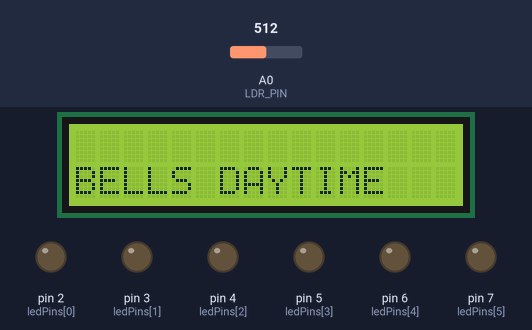
The sketch below on a simulated Arduino Uno, built with avr-gcc and run on an emulated ATmega328P. On the bench: 16×2 character LCD, output pins drawn as LEDs (lit = HIGH). The test bench sets the inputs (shaded band); at power-on: A0 (LDR_PIN) = 512.

Above: at 3.2 s.
3.3 s: A0 (LDR_PIN) set to 492
At 4.5 s:
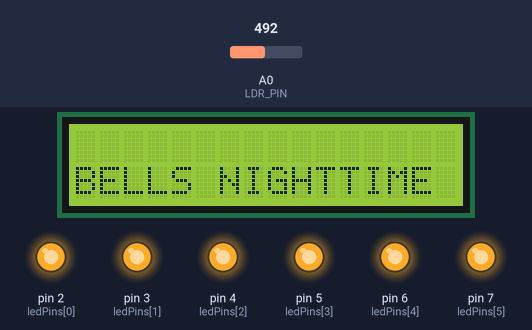
5.0 s: A0 (LDR_PIN) set to 510
At 6.0 s:
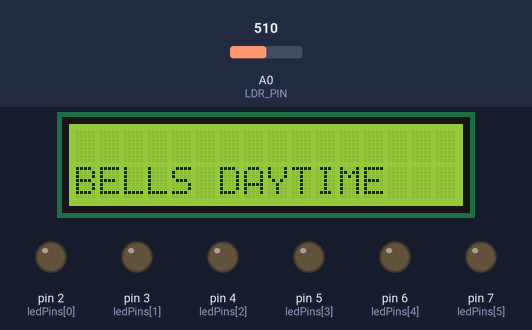
6.5 s: A0 (LDR_PIN) set to 490
At 7.4 s:
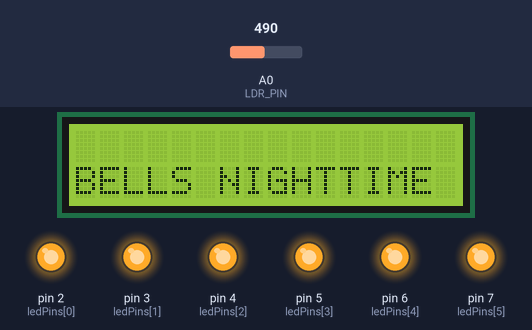
Timing chart, 0 to 9.5 s (numbered marks = the images above; inputs shaded):
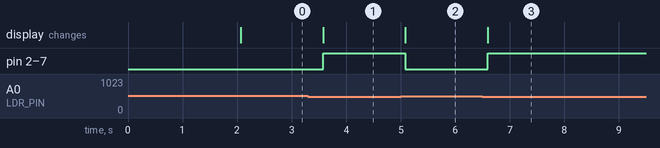

Measured:
- the behaviour switches between 500 and 499 on A0 (LDR_PIN) (found by bisection; images 0 and 1)
- after the input at 3.3 s, pin 2 (ledPins[0]), pin 3 (ledPins[1]), pin 4 (ledPins[2]), pin 5 (ledPins[3]), pin 6 (ledPins[4]), pin 7 (ledPins[5]): LOW → HIGH after 0.28 s; the display: changes after 0.28 s (image 1)
- after the input at 5.0 s, pin 2 (ledPins[0]), pin 3 (ledPins[1]), pin 4 (ledPins[2]), pin 5 (ledPins[3]), pin 6 (ledPins[4]), pin 7 (ledPins[5]): HIGH → LOW after 0.09 s; the display: changes after 0.09 s (image 2)
- after the input at 6.5 s, pin 2 (ledPins[0]), pin 3 (ledPins[1]), pin 4 (ledPins[2]), pin 5 (ledPins[3]), pin 6 (ledPins[4]), pin 7 (ledPins[5]): LOW → HIGH after 0.10 s; the display: changes after 0.10 s (image 3)

The sketch:

streetlight10.ino
```cpp
#include <LiquidCrystal.h>

// Initialize the LCD (RS, E, D4, D5, D6, D7)
LiquidCrystal lcd(13, 12, 11, 10, 9, 8);

#define LDR_PIN A0  // LDR connected to Analog Pin A0

// LED Pins
const int ledPins[] = {2, 3, 4, 5, 6, 7};  // LEDs connected to digital pins
const int ledCount = 6; // Total number of LEDs

void setup() {
    pinMode(LDR_PIN, INPUT);

    // Initialize LED pins as output
    for (int i = 0; i < ledCount; i++) {
        pinMode(ledPins[i], OUTPUT);
    }

    // Initialize LCD
    lcd.begin(16, 2);  // Ensure you have the correct number of columns and rows
    lcd.print("GROUP 10 AUTO STREET LIGHT ACTIVE");
    delay(2000);
    lcd.clear();
}

void loop() {
    int ldrValue = analogRead(LDR_PIN);  // Read LDR value

    // Display the LDR value on the LCD
    // lcd.setCursor(0, 0);
    // lcd.print("LDR Value: ");
    // lcd.print(ldrValue);
    // lcd.print("  ");  // Clear extra digits

    if (ldrValue < 500) {  // Adjust threshold based on environment
        lcd.setCursor(0, 1);
        lcd.print("BELLS NIGHTTIME     ");

        // Turn ON LEDs
        for (int i = 0; i < ledCount; i++) {
            digitalWrite(ledPins[i], HIGH);
        }
    } else {
        lcd.setCursor(0, 1);
        lcd.print("BELLS DAYTIME     ");

        // Turn OFF LEDs
        for (int i = 0; i < ledCount; i++) {
            digitalWrite(ledPins[i], LOW);
        }
    }

    delay(500);  // Small delay for stable readings
}
```
